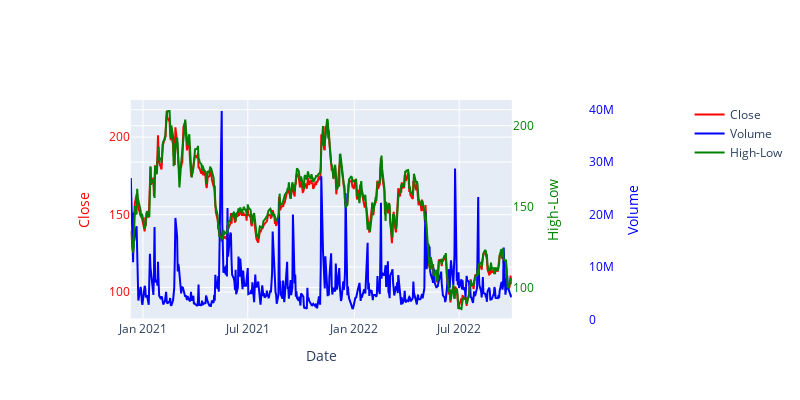

Notebook code cell kept with this figure:
### Markdown cell above
# 범례 위치 조정하기

### Code cell
# plotly.graph_object
# 3개 축 그리기

import plotly.graph_objects as go

fig = make_subplots()
fig.add_traces(
    go.Scatter(
        x=df_abnb['Date'], y=df_abnb['Close'], name='Close',
        mode = 'lines', yaxis='y', line={'color':'red'}
        ) # 1번째 축
)
fig.add_trace(
    go.Scatter(
        x=df_abnb['Date'], y=df_abnb['Volume'], name='Volume',
        mode = 'lines', yaxis='y2', line={'color':'blue'}
        ) # 2번째 축 Volume
)
fig.add_trace(
    go.Scatter(
        x=df_abnb['Date'], y=df_abnb['High_Low'], name='High-Low',
        mode = 'lines', yaxis='y3', line={'color':'green'}
        ) # 3번째 축 High-Low
)
fig.update_layout(
    yaxis = dict(title='Close'),
    yaxis2 = dict(title='Volume', position=1, side='right', overlaying='y', anchor='free'),
    yaxis3 = dict(title='High-Low', side='right', anchor='x', overlaying='y'),
    xaxis = dict(title='Date', domain=[.1, .85]),
    width=800, height=400,
    legend=dict(
        x=1.2,   # x 좌표 (0=왼쪽, 1=오른쪽)
        y=1,      # y 좌표 (0=아래, 1=위)
        xanchor="left",  # 범례 박스의 기준(anchor)을 왼쪽에 맞춤
        yanchor="top"    # 위쪽에 맞춤
    )
)

fig.layout.yaxis.color = 'red'
fig.layout.yaxis2.color = 'blue'
fig.layout.yaxis3.color = 'green'

fig.show()

### Figure 1 — Plotly figure (JSON) as saved in the notebook; plotly's stock layout.template omitted (floating-point values rounded to 4 significant figures; data arrays with more than 128 entries replaced by an {"elided": "..."} marker saying what was removed)
{"data": [{"line": {"color": "red"}, "mode": "lines", "name": "Close", "type": "scatter", "x": {"elided": "454 str values"}, "y": {"elided": "454 float values"}, "yaxis": "y"}, {"line": {"color": "blue"}, "mode": "lines", "name": "Volume", "type": "scatter", "x": {"elided": "454 str values"}, "y": {"elided": "454 int values"}, "yaxis": "y2"}, {"line": {"color": "green"}, "mode": "lines", "name": "High-Low", "type": "scatter", "x": {"elided": "454 str values"}, "y": {"elided": "454 float values"}, "yaxis": "y3"}], "layout": {"height": 400, "legend": {"x": 1.2, "xanchor": "left", "y": 1, "yanchor": "top"}, "width": 800, "xaxis": {"anchor": "y", "domain": [0.1, 0.85], "title": {"text": "Date"}}, "yaxis": {"anchor": "x", "color": "red", "domain": [0, 1], "title": {"text": "Close"}}, "yaxis2": {"anchor": "free", "color": "blue", "overlaying": "y", "position": 1, "side": "right", "title": {"text": "Volume"}}, "yaxis3": {"anchor": "x", "color": "green", "overlaying": "y", "side": "right", "title": {"text": "High-Low"}}}}
